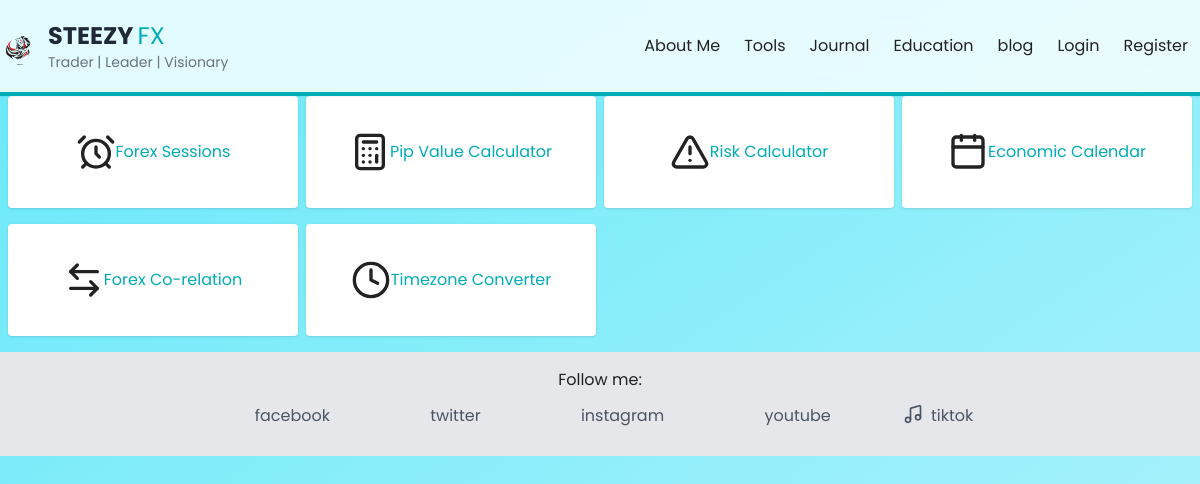
Screenshot of /tools with the database file from the repository.
### models.py (models this page shows, shortened)
class Tool(db.Model):
    id = db.Column(db.Integer, primary_key=True)
    name =  db.Column(db.String(100), nullable=True)
    slug = db.Column(db.String(100), unique=True)
    description =  db.Column(db.Text, nullable=True)
    url = db.Column(db.Text, nullable=True)
    lucide_icon = db.Column(db.Text, nullable = True)
    is_premium =  db.Column(db.Boolean, default = True)

### app.py (the view)
@app.route("/tools")
def tools():
    all_tools = Tool.query.all()
    return render_template('tools.html', title='TOOLS', tools= all_tools)

### templates/tools.html
{% extends 'layout.html' %}
{%block section %}
<div class="grid grid-cols-2 gap-2 md:grid-cols-4">
        {% for tool in tools %}
        <a href="{{url_for('render_tool', slug=tool.slug)}}"><div class="rounded flex items-center justify-center bg-white px-2 py-4 mb-2 shadow h-28">
            <center><i data-lucide="{{tool.lucide_icon}}" class="w-10 h-10"></i></center>
            <p class="text-[#00adb5]">{{tool.name}}</p>
       </div></a>
        {% endfor %}
</div>
{% endblock %}

### static/main.css (style rules this page uses)
* { margin: 0; padding: 0; box-sizing: border-box; }
body { font-family: 'Poppins', sans-serif; color: #222; background-color: #fff; line-height: 1.6; }
a { color: #00adb5; text-decoration: none; }

### rows the page displays
Tool: name "Forex Sessions"
Tool: name "Pip Value Calculator"
Tool: name "Risk Calculator"
Tool: name "Economic Calendar"
Tool: name "Forex Co-relation"
Tool: name "Timezone Converter"
